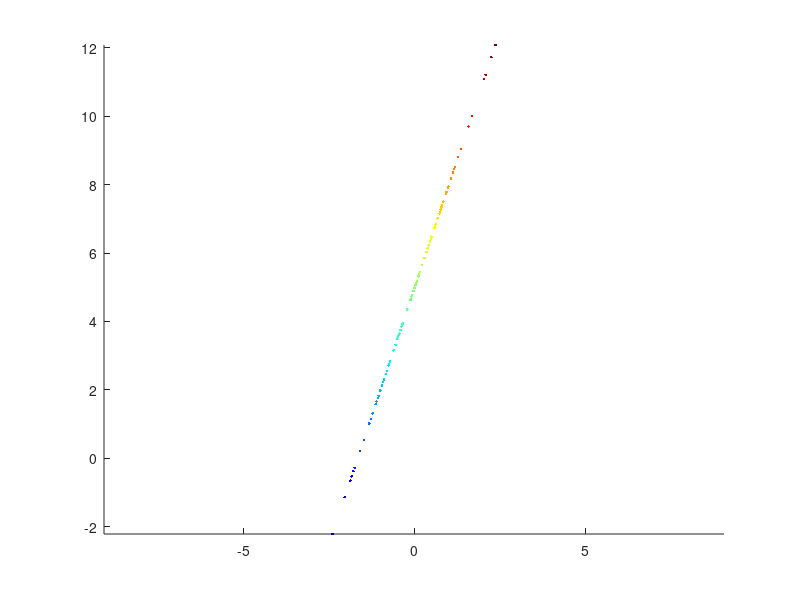

Recreate this plot in MATLAB. (Note: this script raises an error after producing the figure.)

close all;

% Dataset A
clear; 
load A.mat;
figure;
hold on;
for i = 1:length(X)
	plot(X(i,1),X(i,2),'.','Color',cm(C(i),:));
end
axis equal;
[P,~] = PCA_proj(X,1);
centers = mean(X);
scale = 5;
line([scale*P(1,1)+centers(1), centers(1)],...\
    [scale*P(2,1)+centers(2), centers(2)], ...\
    'Color','r', ...\
    'LineWidth',6);
title('Dataset A');



% Dataset B
clear; 
load B.mat;
figure;
hold on;
for i = 1:length(X)
	plot3(X(i,1),X(i,2),X(i,3),'.','Color',cm(C(i),:));
end
axis equal;
view(3);
[P,~] = PCA_proj(X,2);
centers = mean(X);
scale = 5;
line([scale*P(1,1)+centers(1), centers(1)],...\
     [scale*P(2,1)+centers(2), centers(2)], ...\
	 [scale*P(3,1)+centers(3), centers(3)], ...\
    'Color','r', ...\
    'LineWidth',6);
line([scale*P(1,2)+centers(1), centers(1)],...\
    [scale*P(2,2)+centers(2), centers(2)], ...\
	[scale*P(3,2)+centers(3), centers(3)], ...\
    'Color','g',...\
    'LineWidth',4);
title('Dataset B');



% Dataset C
clear; 
load C.mat;
figure;
hold on;
for i = 1:length(X)
	plot3(X(i,1),X(i,2),X(i,3),'.','Color',cm(C(i),:));
end
axis equal;
view([18.5,6]);
[P,~] = PCA_proj(X,2);
centers = mean(X);
scale = 15;
line([scale*P(1,1)+centers(1), centers(1)],...\
     [scale*P(2,1)+centers(2), centers(2)], ...\
	 [scale*P(3,1)+centers(3), centers(3)], ...\
    'Color','r', ...\
    'LineWidth',6);
line([scale*P(1,2)+centers(1), centers(1)],...\
     [scale*P(2,2)+centers(2), centers(2)], ...\
	 [scale*P(3,2)+centers(3), centers(3)], ...\
    'Color','g',...\
    'LineWidth',4);
title('Dataset C');
